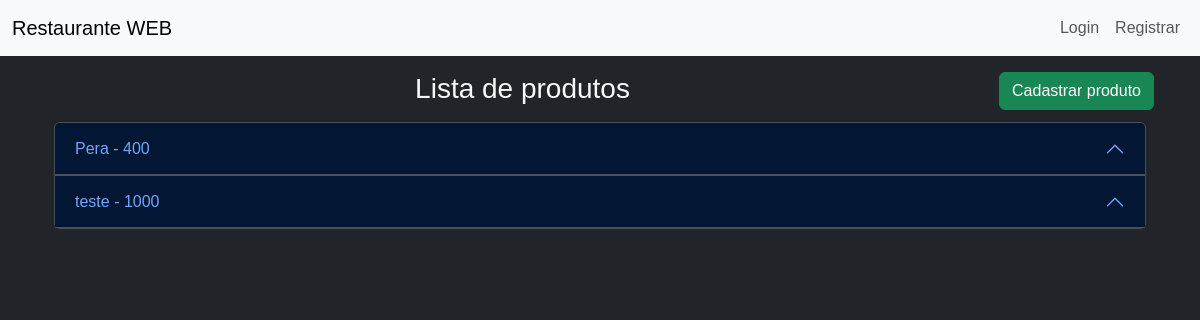
Before: /estoque/produtos with the older database file.
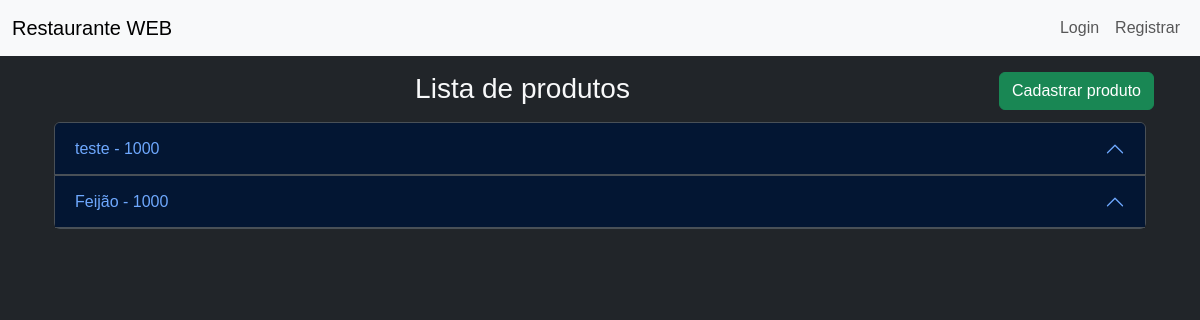
After: the same page with the newer database file.
### estoque/models.py (models this page shows)
class Produto(models.Model):
    nome = models.CharField(max_length=255)
    data_de_ultima_compra= models.DateField()
    quantidade = models.IntegerField()
    def __str__(self):  #definição de função adionada
        return f"{self.nome} - {self.quantidade}"

### estoque/views.py (the view)
# urls.py: path('produtos', views.produtos, name='produtos'),
def produtos(request):
    produtos = Produto.objects.all()
    template = loader.get_template('produtos.html')
    context = {
        'produtos': produtos,
    }
    return HttpResponse(template.render(context, request))

### estoque/templates/produtos.html (shortened to what this page needs)
{% extends "base.html" %}
{% block conteudo %}
<div class="bg-dark mb-3 mx-auto p-2" data-bs-theme="dark">
    <button type="button" class="btn btn-success float-end"><a href="{% url 'cadastrarProduto' %}">Cadastrar produto</a></button>
    <div class="card-body">
        <h3 class="text-center">Lista de produtos</h3>
        {% if produtos %}
            <div class="accordion p-2" id="accordion-produtos">
                {% for produto in produtos %}
                    <div class="accordion-item">
                        <h2 class="accordion-header">
                            <button class="accordion-button" type="button" data-bs-toggle="collapse" data-bs-target="#produto-{{ produto.id }}" aria-expanded="true" aria-controls="produto-{{ produto.id }}">
                                {{ produto }}
                            </button>
                        </h2>
                    </div>
                {% endfor %}
            </div>
        {% endif %}
    </div>
</div>
{% endblock %}

Changed rows visible on the page:
removed Produto: nome+quantidade "Pera - 400"
added Produto: nome+quantidade "Feijão - 1000"
